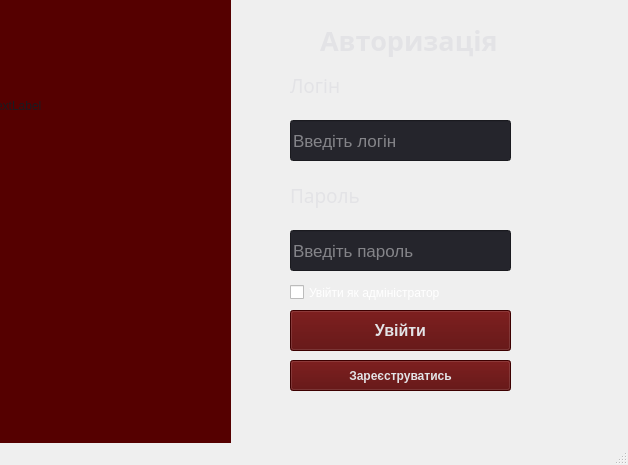
<?xml version="1.0" encoding="UTF-8"?>
<ui version="4.0">
 <class>loginPage</class>
 <widget class="QMainWindow" name="loginPage">
  <property name="geometry">
   <rect>
    <x>0</x>
    <y>0</y>
    <width>628</width>
    <height>465</height>
   </rect>
  </property>
  <property name="windowTitle">
   <string>MainWindow</string>
  </property>
  <property name="styleSheet">
   <string notr="true">color: rgb(26, 26, 31);</string>
  </property>
  <widget class="QWidget" name="centralwidget">
   <widget class="QLabel" name="labelLogo">
    <property name="geometry">
     <rect>
      <x>-10</x>
      <y>0</y>
      <width>251</width>
      <height>211</height>
     </rect>
    </property>
    <property name="text">
     <string>TextLabel</string>
    </property>
   </widget>
   <widget class="QLabel" name="label_2">
    <property name="geometry">
     <rect>
      <x>0</x>
      <y>-20</y>
      <width>231</width>
      <height>481</height>
     </rect>
    </property>
    <property name="styleSheet">
     <string notr="true">background-color: rgb(85, 0, 0);</string>
    </property>
    <property name="text">
     <string/>
    </property>
   </widget>
   <widget class="QLabel" name="label">
    <property name="geometry">
     <rect>
      <x>320</x>
      <y>10</y>
      <width>181</width>
      <height>61</height>
     </rect>
    </property>
    <property name="font">
     <font>
      <family>Sylfaen</family>
      <pointsize>20</pointsize>
      <bold>true</bold>
     </font>
    </property>
    <property name="styleSheet">
     <string notr="true">
color: rgb(227, 227, 230);</string>
    </property>
    <property name="text">
     <string>Авторизація</string>
    </property>
   </widget>
   <widget class="QLabel" name="label_3">
    <property name="geometry">
     <rect>
      <x>290</x>
      <y>70</y>
      <width>58</width>
      <height>30</height>
     </rect>
    </property>
    <property name="font">
     <font>
      <family>Sylfaen</family>
      <pointsize>14</pointsize>
      <bold>false</bold>
     </font>
    </property>
    <property name="styleSheet">
     <string notr="true">
color: rgb(227, 227, 230);</string>
    </property>
    <property name="text">
     <string>Логін</string>
    </property>
   </widget>
   <widget class="QLabel" name="label_4">
    <property name="geometry">
     <rect>
      <x>290</x>
      <y>180</y>
      <width>74</width>
      <height>30</height>
     </rect>
    </property>
    <property name="font">
     <font>
      <family>Sylfaen</family>
      <pointsize>14</pointsize>
      <bold>false</bold>
     </font>
    </property>
    <property name="styleSheet">
     <string notr="true">
color: rgb(227, 227, 230);</string>
    </property>
    <property name="text">
     <string>Пароль</string>
    </property>
   </widget>
   <widget class="QLineEdit" name="lineEdit">
    <property name="geometry">
     <rect>
      <x>290</x>
      <y>120</y>
      <width>221</width>
      <height>41</height>
     </rect>
    </property>
    <property name="font">
     <font>
      <pointsize>13</pointsize>
     </font>
    </property>
    <property name="styleSheet">
     <string notr="true">background-color: rgb(37, 37, 44);
color: rgb(227, 227, 230);</string>
    </property>
    <property name="placeholderText">
     <string>Введіть логін</string>
    </property>
   </widget>
   <widget class="QLineEdit" name="lineEdit_2">
    <property name="geometry">
     <rect>
      <x>290</x>
      <y>230</y>
      <width>221</width>
      <height>41</height>
     </rect>
    </property>
    <property name="font">
     <font>
      <pointsize>13</pointsize>
     </font>
    </property>
    <property name="styleSheet">
     <string notr="true">background-color: rgb(37, 37, 44);
color: rgb(227, 227, 230);</string>
    </property>
    <property name="echoMode">
     <enum>QLineEdit::EchoMode::Password</enum>
    </property>
    <property name="dragEnabled">
     <bool>false</bool>
    </property>
    <property name="placeholderText">
     <string>Введіть пароль</string>
    </property>
   </widget>
   <widget class="QPushButton" name="pushButton">
    <property name="geometry">
     <rect>
      <x>290</x>
      <y>310</y>
      <width>221</width>
      <height>41</height>
     </rect>
    </property>
    <property name="font">
     <font>
      <pointsize>12</pointsize>
      <bold>true</bold>
     </font>
    </property>
    <property name="styleSheet">
     <string notr="true">background-color: rgb(85, 0, 0);
color: rgb(227, 227, 230);</string>
    </property>
    <property name="text">
     <string>Увійти</string>
    </property>
   </widget>
   <widget class="QPushButton" name="pushButton_2">
    <property name="geometry">
     <rect>
      <x>290</x>
      <y>360</y>
      <width>221</width>
      <height>31</height>
     </rect>
    </property>
    <property name="font">
     <font>
      <bold>true</bold>
     </font>
    </property>
    <property name="styleSheet">
     <string notr="true">background-color: rgb(85, 0, 0);
color: rgb(227, 227, 230);</string>
    </property>
    <property name="text">
     <string>Зареєструватись</string>
    </property>
   </widget>
   <widget class="QCheckBox" name="checkBox">
    <property name="geometry">
     <rect>
      <x>290</x>
      <y>280</y>
      <width>221</width>
      <height>25</height>
     </rect>
    </property>
    <property name="styleSheet">
     <string notr="true">color: rgb(255, 255, 255);</string>
    </property>
    <property name="text">
     <string>Увійти як адміністратор</string>
    </property>
   </widget>
   <zorder>label_2</zorder>
   <zorder>labelLogo</zorder>
   <zorder>label</zorder>
   <zorder>label_3</zorder>
   <zorder>label_4</zorder>
   <zorder>lineEdit</zorder>
   <zorder>lineEdit_2</zorder>
   <zorder>pushButton</zorder>
   <zorder>pushButton_2</zorder>
   <zorder>checkBox</zorder>
  </widget>
  <widget class="QMenuBar" name="menubar">
   <property name="geometry">
    <rect>
     <x>0</x>
     <y>0</y>
     <width>628</width>
     <height>25</height>
    </rect>
   </property>
  </widget>
  <widget class="QStatusBar" name="statusbar"/>
 </widget>
 <resources/>
 <connections/>
</ui>
